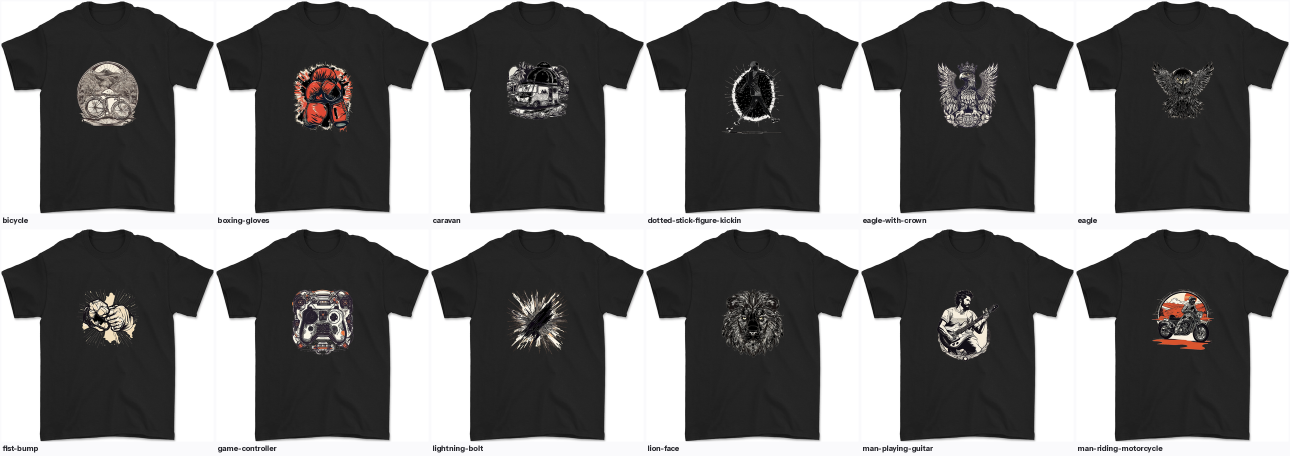
#> input picture tshirt/ILLUS_SAMPLE.png, 2580 x 912 px (shown at 1/2 size)
$ python -i cv_analyse.py   (imports and definitions only)
#> lines starting #> are read from the running program, lines starting #| are printed output that depends on the picture
#> further down, picture is the input picture: PIL image 2580x912 RGB; mean R, G, B 120.5, 119.9, 119.8
"""Extract visual features from every image with Pillow. No API, no cost.

    python3 cv_analyse.py hash     # perceptual-hash to find unique artwork
    python3 cv_analyse.py features # garment colour, ink count, coverage, placement

Covers everything measurable without a language model. The API is then only
needed to READ TEXT, and only on the unique designs that actually have text.
"""
import json, sys
from collections import Counter
from pathlib import Path
from PIL import Image

IMG = Path("images")


def load(i):
    return Image.open(IMG / f"{i:06d}.webp")


def dhash(im, size=16):
    """Difference hash of the PRINT AREA ONLY.

    Hashing the whole product photo collapses on garment silhouette - every
    vest tank top hashes alike regardless of what is printed on it. Cropping
    to the chest block first makes the hash describe the artwork.
    """
#> called with size = 16
    w, h = im.size
#> w = 2580; h = 912
    im = im.crop((int(w * .26), int(h * .14), int(w * .74), int(h * .66)))
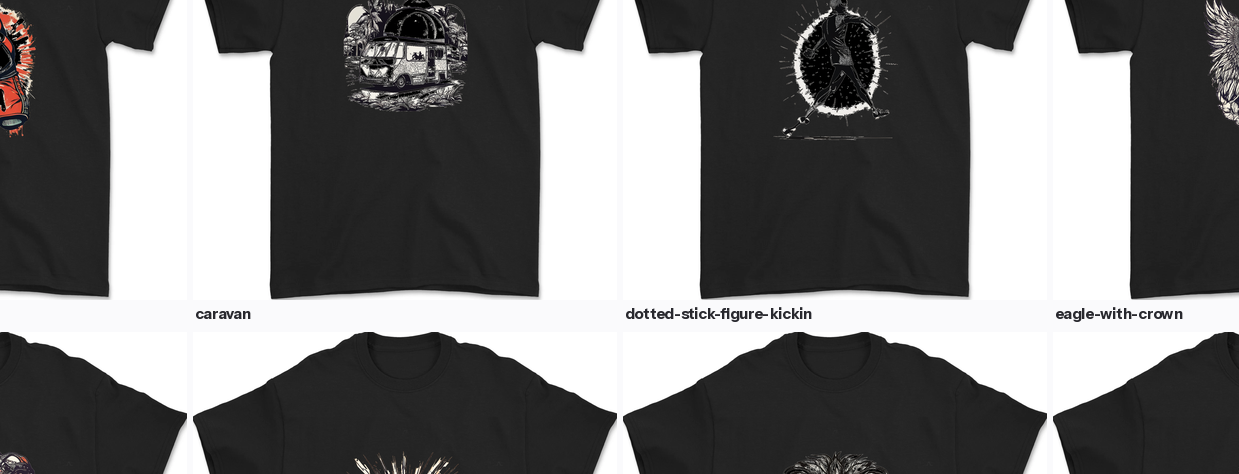
#> im: PIL image 1239x474 RGB; mean R, G, B 119.3, 118.9, 119
    g = im.convert("L").resize((size + 1, size), Image.LANCZOS)
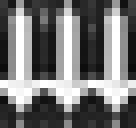
#> g: PIL image 17x16 L (shown 8 times larger); min 11, max 255, mean 115
    px = list(g.getdata())
#> px = 272 values, max 255 at index 36, min 11 at index 152, mean 115
    bits = 0
    for r in range(size):
        row = px[r * (size + 1):(r + 1) * (size + 1)]
        for c in range(size):
            bits = (bits << 1) | (row[c] < row[c + 1])
#> after the loop, bits = 36831329354408242104836415412875683641880325348883427654524312500867861662573
    return f"{bits:016x}"


# [111 lines left out: functions features, run_hash, run_features, not called in this run]


# [5 lines not run here, left out]

>>> from PIL import Image
>>> picture = Image.open('ILLUS_SAMPLE.png')
>>> result = dhash(picture)

$ run again, on tshirt/ILLUS_KEEP.png
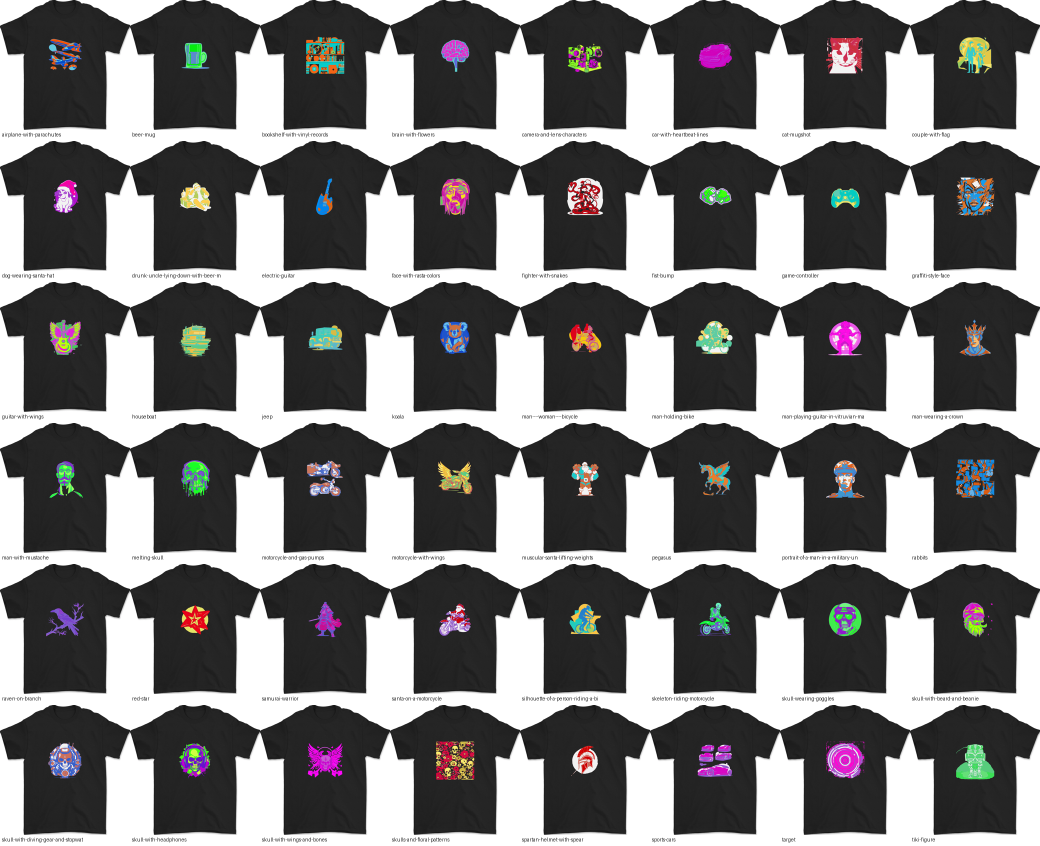
#> input picture tshirt/ILLUS_KEEP.png, 2080 x 1692 px (shown at 1/2 size)
#> picture is the input picture: PIL image 2080x1692 RGB; mean R, G, B 120.9, 120.1, 120.4
#> in dhash, `im = im.crop((int(w * .26), int(h * .14), int(w * .74), int(h * .66)))`:
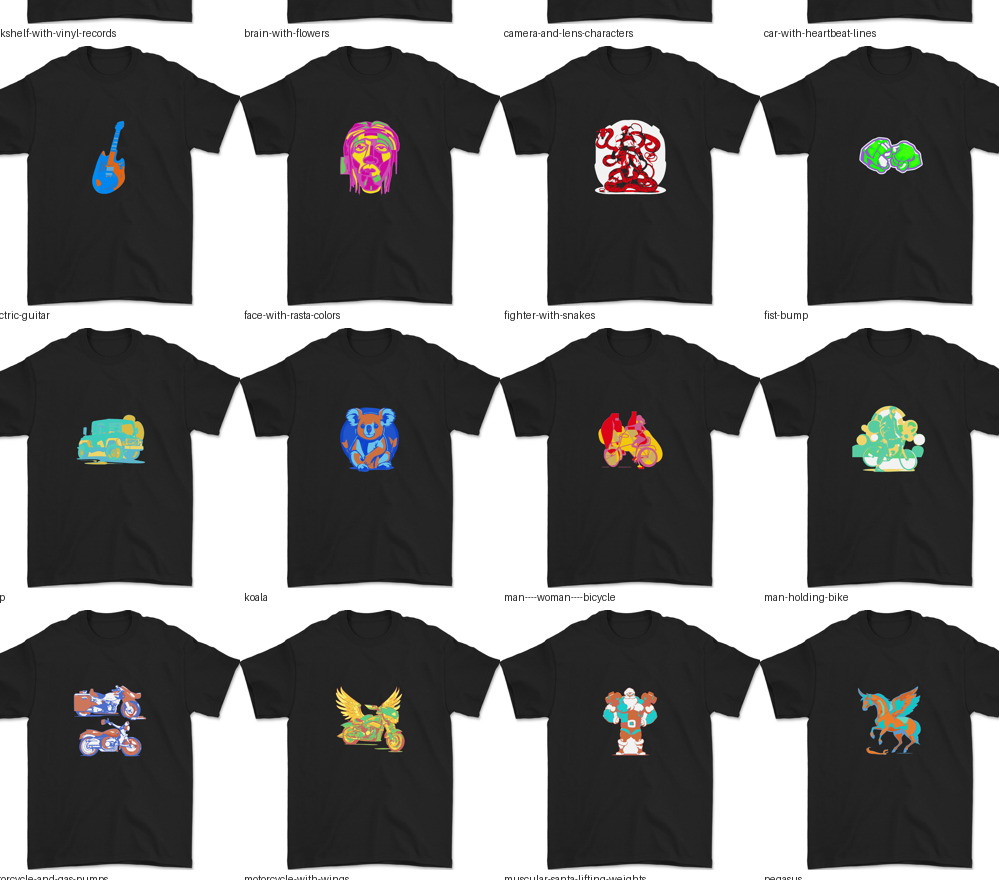
#> im: PIL image 999x880 RGB; mean R, G, B 118.3, 117.9, 117.5
#> in dhash, `g = im.convert("L").resize((size + 1, size), Image.LANCZOS)`:
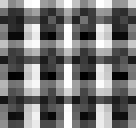
#> g: PIL image 17x16 L (shown 8 times larger); min 0, max 255, mean 115.5
#> px = 272 values, max 255 at index 4, min 0 at index 163, mean 115.5
#> after the loop in dhash, `for r in range(size):`: bits = 52106881828341946008073953989548914788172036546192489849319984806879013467955
